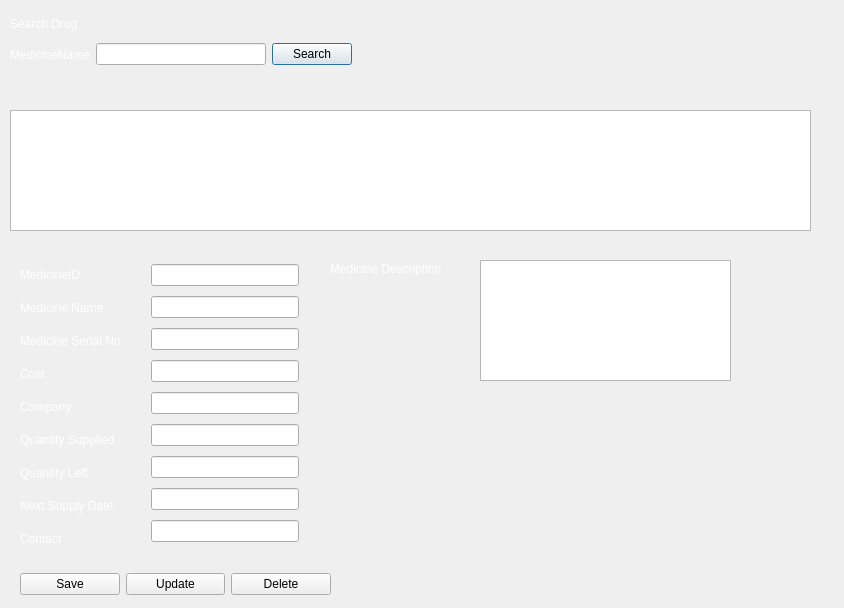
<?xml version="1.0" encoding="UTF-8"?>
<ui version="4.0">
 <class>Pharmacy_newstock</class>
 <widget class="QDialog" name="Pharmacy_newstock">
  <property name="geometry">
   <rect>
    <x>0</x>
    <y>0</y>
    <width>844</width>
    <height>608</height>
   </rect>
  </property>
  <property name="windowTitle">
   <string>Update Drugs</string>
  </property>
  <widget class="QLabel" name="label_17">
   <property name="geometry">
    <rect>
     <x>21</x>
     <y>532</y>
     <width>16</width>
     <height>17</height>
    </rect>
   </property>
   <property name="styleSheet">
    <string notr="true">color: rgb(173, 235, 173)</string>
   </property>
   <property name="text">
    <string/>
   </property>
  </widget>
  <widget class="QLabel" name="label_11">
   <property name="geometry">
    <rect>
     <x>330</x>
     <y>260</y>
     <width>151</width>
     <height>17</height>
    </rect>
   </property>
   <property name="styleSheet">
    <string notr="true">color: rgb(255, 255, 255)</string>
   </property>
   <property name="text">
    <string>Medicine Description</string>
   </property>
  </widget>
  <widget class="QPlainTextEdit" name="txt_md">
   <property name="geometry">
    <rect>
     <x>480</x>
     <y>260</y>
     <width>251</width>
     <height>121</height>
    </rect>
   </property>
  </widget>
  <widget class="QLabel" name="label_2">
   <property name="geometry">
    <rect>
     <x>10</x>
     <y>10</y>
     <width>83</width>
     <height>27</height>
    </rect>
   </property>
   <property name="styleSheet">
    <string notr="true">color: rgb(255, 255, 255)</string>
   </property>
   <property name="text">
    <string>Search Drug</string>
   </property>
  </widget>
  <widget class="QWidget" name="layoutWidget">
   <property name="geometry">
    <rect>
     <x>10</x>
     <y>40</y>
     <width>342</width>
     <height>29</height>
    </rect>
   </property>
   <layout class="QHBoxLayout" name="horizontalLayout_2">
    <item>
     <widget class="QLabel" name="label_3">
      <property name="styleSheet">
       <string notr="true">color: rgb(255, 255, 255)</string>
      </property>
      <property name="text">
       <string>MedicineName</string>
      </property>
     </widget>
    </item>
    <item>
     <widget class="QLineEdit" name="txt_name_2"/>
    </item>
    <item>
     <widget class="QPushButton" name="pushButton_3">
      <property name="text">
       <string>Search</string>
      </property>
     </widget>
    </item>
   </layout>
  </widget>
  <widget class="QTableView" name="tableView">
   <property name="geometry">
    <rect>
     <x>10</x>
     <y>110</y>
     <width>801</width>
     <height>121</height>
    </rect>
   </property>
  </widget>
  <widget class="QLabel" name="label_fill">
   <property name="geometry">
    <rect>
     <x>10</x>
     <y>80</y>
     <width>241</width>
     <height>17</height>
    </rect>
   </property>
   <property name="text">
    <string/>
   </property>
  </widget>
  <widget class="QWidget" name="layoutWidget">
   <property name="geometry">
    <rect>
     <x>151</x>
     <y>260</y>
     <width>148</width>
     <height>293</height>
    </rect>
   </property>
   <layout class="QVBoxLayout" name="verticalLayout">
    <item>
     <widget class="QLineEdit" name="txt_mid"/>
    </item>
    <item>
     <widget class="QLineEdit" name="txt_name"/>
    </item>
    <item>
     <widget class="QLineEdit" name="txt_msn"/>
    </item>
    <item>
     <widget class="QLineEdit" name="txt_cost"/>
    </item>
    <item>
     <widget class="QLineEdit" name="txt_company"/>
    </item>
    <item>
     <widget class="QLineEdit" name="txt_qs"/>
    </item>
    <item>
     <widget class="QLineEdit" name="txt_ql"/>
    </item>
    <item>
     <widget class="QLineEdit" name="txt_nsd"/>
    </item>
    <item>
     <widget class="QLineEdit" name="txt_contact"/>
    </item>
   </layout>
  </widget>
  <widget class="QWidget" name="layoutWidget">
   <property name="geometry">
    <rect>
     <x>20</x>
     <y>261</y>
     <width>129</width>
     <height>291</height>
    </rect>
   </property>
   <layout class="QVBoxLayout" name="verticalLayout_2">
    <item>
     <widget class="QLabel" name="label_12">
      <property name="styleSheet">
       <string notr="true">color: rgb(255, 255, 255)</string>
      </property>
      <property name="text">
       <string>MedicineID</string>
      </property>
     </widget>
    </item>
    <item>
     <widget class="QLabel" name="label">
      <property name="styleSheet">
       <string notr="true">color: rgb(255, 255, 255)</string>
      </property>
      <property name="text">
       <string>Medicine Name</string>
      </property>
     </widget>
    </item>
    <item>
     <widget class="QLabel" name="label_4">
      <property name="styleSheet">
       <string notr="true">color: rgb(255, 255, 255)</string>
      </property>
      <property name="text">
       <string>Medicine Serial No</string>
      </property>
     </widget>
    </item>
    <item>
     <widget class="QLabel" name="label_7">
      <property name="styleSheet">
       <string notr="true">color: rgb(255, 255, 255)</string>
      </property>
      <property name="text">
       <string>Cost</string>
      </property>
     </widget>
    </item>
    <item>
     <widget class="QLabel" name="label_5">
      <property name="styleSheet">
       <string notr="true">color: rgb(255, 255, 255)</string>
      </property>
      <property name="text">
       <string>Company</string>
      </property>
     </widget>
    </item>
    <item>
     <widget class="QLabel" name="label_6">
      <property name="styleSheet">
       <string notr="true">color: rgb(255, 255, 255)</string>
      </property>
      <property name="text">
       <string>Quantity Supplied</string>
      </property>
     </widget>
    </item>
    <item>
     <widget class="QLabel" name="label_8">
      <property name="styleSheet">
       <string notr="true">color: rgb(255, 255, 255)</string>
      </property>
      <property name="text">
       <string>Quantity Left</string>
      </property>
     </widget>
    </item>
    <item>
     <widget class="QLabel" name="label_9">
      <property name="styleSheet">
       <string notr="true">color: rgb(255, 255, 255)</string>
      </property>
      <property name="text">
       <string>Next Supply Date</string>
      </property>
     </widget>
    </item>
    <item>
     <widget class="QLabel" name="label_10">
      <property name="styleSheet">
       <string notr="true">color: rgb(255, 255, 255)</string>
      </property>
      <property name="text">
       <string>Contact</string>
      </property>
     </widget>
    </item>
   </layout>
  </widget>
  <widget class="QWidget" name="layoutWidget">
   <property name="geometry">
    <rect>
     <x>20</x>
     <y>570</y>
     <width>311</width>
     <height>29</height>
    </rect>
   </property>
   <layout class="QHBoxLayout" name="horizontalLayout">
    <item>
     <widget class="QPushButton" name="pushButton_8">
      <property name="text">
       <string>Save</string>
      </property>
     </widget>
    </item>
    <item>
     <widget class="QPushButton" name="pushButton">
      <property name="text">
       <string>Update</string>
      </property>
     </widget>
    </item>
    <item>
     <widget class="QPushButton" name="pushButton_2">
      <property name="text">
       <string>Delete</string>
      </property>
     </widget>
    </item>
   </layout>
  </widget>
 </widget>
 <resources/>
 <connections/>
</ui>
